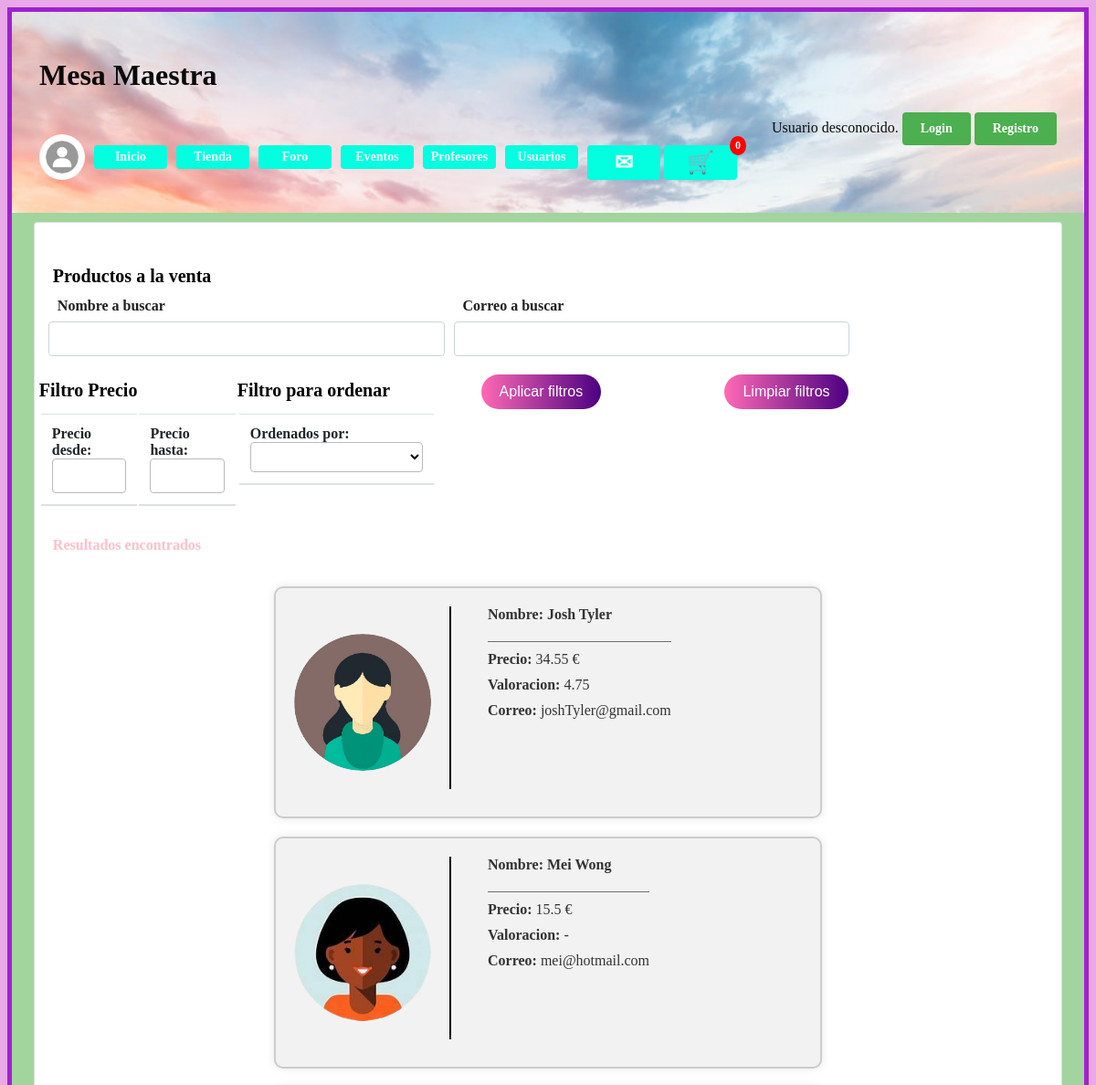
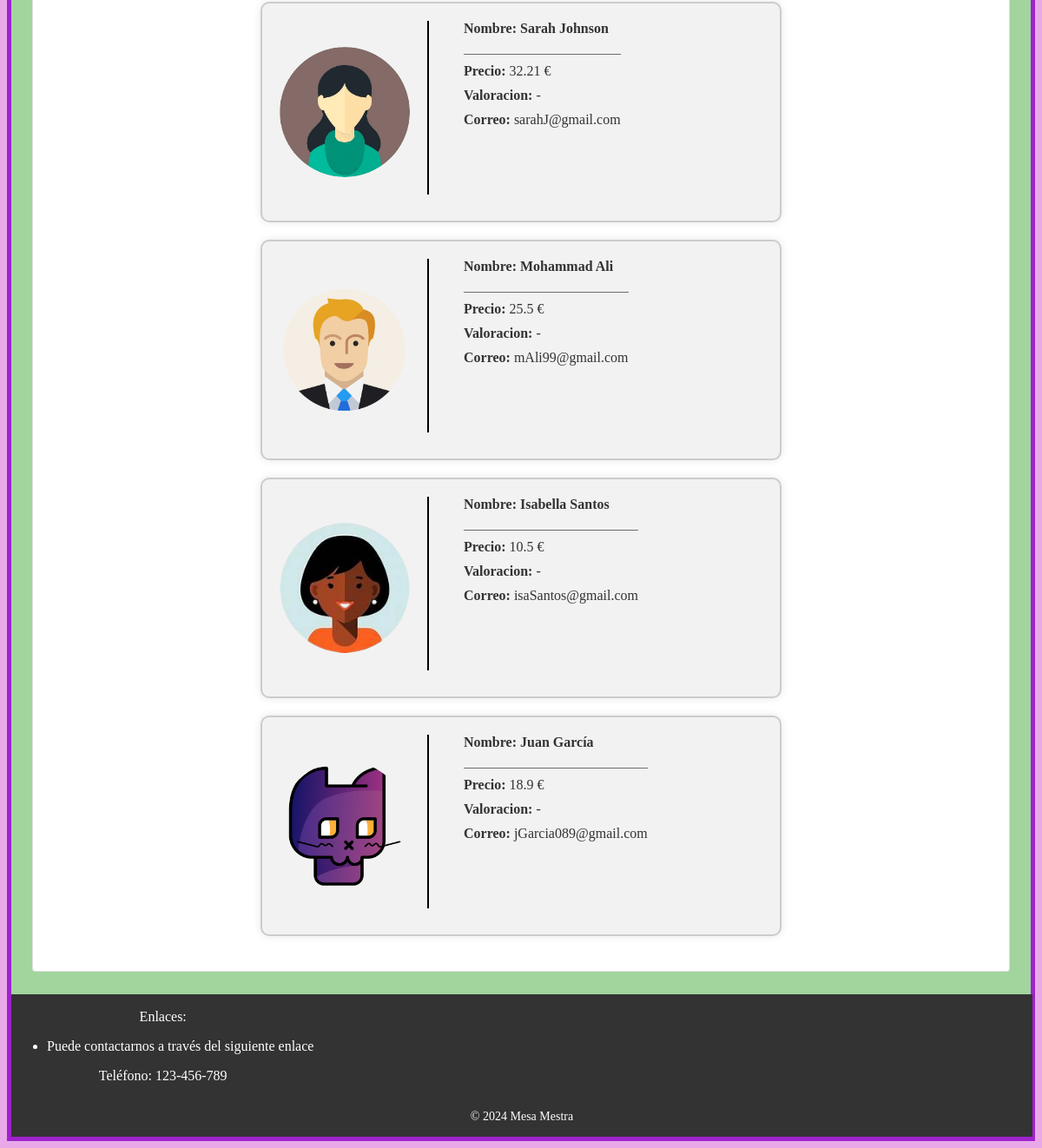
Screenshot of /profesores.php with the database file from the repository (2 pictures, top to bottom).
### tables this page shows
CREATE TABLE `usuarios` (
  `id` int(11) NOT NULL,
  `password` varchar(70) NOT NULL,
  `nombre` varchar(50) NOT NULL,
  `correo` varchar(50) NOT NULL,
  `rolUser` int(11) NOT NULL,
  `valoracion` float DEFAULT NULL,
  `precio` float DEFAULT NULL,
  `avatar` varchar(50) DEFAULT NULL
);

### profesores.php (called while the page is built, shortened)
<?php
require_once 'includes/src/Profesores/listaProfesores.php';
$form = new es\ucm\fdi\aw\src\Profesores\FormularioBusquedaProfesor();
$htmlFormLogin = $form->gestiona();
?>

### includes/src/Usuarios/Usuario.php (called while the page is built, shortened)
<?php
class Usuario
{
    protected $nombre;
    protected $correo;
    protected $avatar;
    protected  function __construct($rol,$nombre, $password, $correo, $avatar, $id = null)
    {
        $this->nombre = $nombre;
        $this->correo = $correo;
        $this->avatar = $avatar;
    }
    public function getNombre()
    {
        return $this->nombre;
    }
    public function getCorreo()
    {
        return $this->correo;
    }
    public function getAvatar()
    {
        return $this->avatar;
    }
}

### includes/src/Profesores/Profesor.php (called while the page is built, shortened)
<?php
class Profesor extends Usuario
{
    private $valoracion;
    private $precio;
    public function __construct($rol, $nombre, $password, $correo,  $precio, $avatar,$valoracion,$id = null)
    {
        $this->valoracion =  $valoracion;
        $this->precio =  $precio;
    }
    public function getValoracion()
    {
        return $this->valoracion;
    }
    public function getPrecio()
    {
        return $this->precio;
    }
    public static function listarProfesores()
    {
        $conn = BD::getInstance()->getConexionBd();
        $query = "SELECT * FROM usuarios WHERE rolUser = ".self::TEACHER_ROLE;
        $rs = $conn->query($query);
        $profesores = array();
        if ($rs) {
        while ($fila = $rs->fetch_assoc()) {
        $profesor = new Profesor(
        $fila['rolUser'],
        $fila['nombre'],
       '',
        $fila['correo'],
        $fila['precio'],
        $fila['avatar'],
        $fila['valoracion'],
        $fila['id']
        );
        $profesores[] = $profesor;
        }
        }
        return $profesores;
    }
    public static function listarProfesoresBusqueda($buscar, $correo,$buscaPrecioDesde, $buscaPrecioHasta, $orden)
    {
        $conn = BD::getInstance()->getConexionBd();
        $query = "SELECT * FROM usuarios WHERE rolUser = " . self::TEACHER_ROLE;
        $rs = $conn->query($query);
        $profesores = array();
        if ($rs) {
            while ($fila = $rs->fetch_assoc()) {
                $profesor = new Profesor(
                    $fila['rolUser'],
                    $fila['nombre'],
                    '',
                    $fila['correo'],
                    $fila['precio'],
                    $fila['avatar'],
                    $fila['valoracion'],
                    $fila['id']
                );
                $profesores[] = $profesor;
            }
        }
        return $profesores;
    }
}

### includes/src/Profesores/listaProfesores.php (the view, shortened to what this page needs)
<?php
    echo '<link rel="stylesheet" type="text/css" href="' . RUTA_CSS . '/imagenes.css">';
    $contenidoPrincipal = listaProfesores();
?>
<?php
function listaProfesores()
{
    $profesores = Profesor::listarProfesores();
    $html = "<div class='profesores'>";
    foreach ($profesores as $profesor) {
        $html .= visualizaProfesor($profesor);
    }
    $html .= "</div>";
    return $html;
}
function listaProfesoresFiltrada($buscar,$correo, $buscaPrecioDesde, $buscaPrecioHasta, $orden)
{
    $profesores = Profesor::listarProfesoresBusqueda($buscar,$correo, $buscaPrecioDesde, $buscaPrecioHasta, $orden);
    $html = "<div class='profesores'>";
    foreach ($profesores as $profesor) {
        $html .= visualizaProfesor($profesor);
    }
    $html .= "</div>";
    return $html;
}
function visualizaProfesor($profesor) {
        $imagenPath = $profesor->getAvatar() ? RUTA_IMGS . $profesor->getAvatar() : RUTA_IMGS . 'images/avatarPorDefecto.png';
        $precio = $profesor->getPrecio();
        $valoracion = $profesor->getValoracion();
        $id =  $profesor->getId();
        if ($precio === null) {
            $precioTexto = '-';
        } else {
            $precioTexto = $precio . ' €';
        }
        if ($valoracion === null) {
            $valoracionTexto = '-';
        } else {
            $valoracionTexto = $valoracion;
        }
        $app = BD::getInstance();
        if ($app->usuarioLogueado())
        {
            $rutaChat = resuelve('/ChatView.php');
            $html = <<<EOF
            <div class="profesor_container">
            <div class="profesor">
                <div class="avatar_container">
                    <img src="{$imagenPath}" alt="Avatar de {$profesor->getNombre()}" class="profesor_avatar">
                </div>
                <div class="separator_vertical"><br></br></div>
                <div class="info_container">
                    <div class="profesor_nombre"><strong>Nombre:</strong> {$profesor->getNombre()}</div>
                    <div class="separator_horizontal"></div>
                    <div class="profesor_precio"><strong>Precio:</strong> {$precioTexto}</div>
                    <div class="profesor_valoracion"><strong>Valoracion:</strong> {$valoracionTexto}</div>
                    <div class="profesor_correo"><strong>Correo:</strong> {$profesor->getCorreo()}</div>
                    <form action="{$rutaChat}" method="post">
                        <input type="hidden" name="id" value="{$id}">
                        <button type="submit" class="button-like-link">Contactar</button>
                    </form>
                </div>
             </div>
             </div>
        EOF;
        }
        else
        {
            $html = <<<EOF
            <div class="profesor_container">
            <div class="profesor">
                <div class="avatar_container">
                    <img src="{$imagenPath}" alt="Avatar de {$profesor->getNombre()}" class="profesor_avatar">
                </div>
                <div class="separator_vertical"><br></br></div>
                <div class="info_container">
                    <div class="profesor_nombre"><strong>Nombre:</strong> {$profesor->getNombre()}</div>
                    <div class="separator_horizontal"></div>
                    <div class="profesor_precio"><strong>Precio:</strong> {$precioTexto}</div>
                    <div class="profesor_valoracion"><strong>Valoracion:</strong> {$valoracionTexto}</div>
                    <div class="profesor_correo"><strong>Correo:</strong> {$profesor->getCorreo()}</div>
                </div>
             </div>
             </div>
        EOF;
        }
    return $html;
}
?>

### rows the page displays
usuarios: avatar (picture), nombre "Josh Tyler", precio "34.55 €", valoracion "4.75", correo "joshTyler@gmail.com"
usuarios: avatar (picture), nombre "Mei Wong", precio "15.5 €", correo "mei@hotmail.com"
usuarios: avatar (picture), nombre "Sarah Johnson", precio "32.21 €", correo "sarahJ@gmail.com"
usuarios: avatar (picture), nombre "Mohammad Ali", precio "25.5 €", correo "mAli99@gmail.com"
usuarios: avatar (picture), nombre "Isabella Santos", precio "10.5 €", correo "isaSantos@gmail.com"
usuarios: avatar (picture), nombre "Juan García", precio "18.9 €", correo "jGarcia089@gmail.com"

### other values shown
$params['cabecera'] "Mesa Maestra"
$cantidadEnCarrito "0"
$valoracionTexto "- - - - -"
